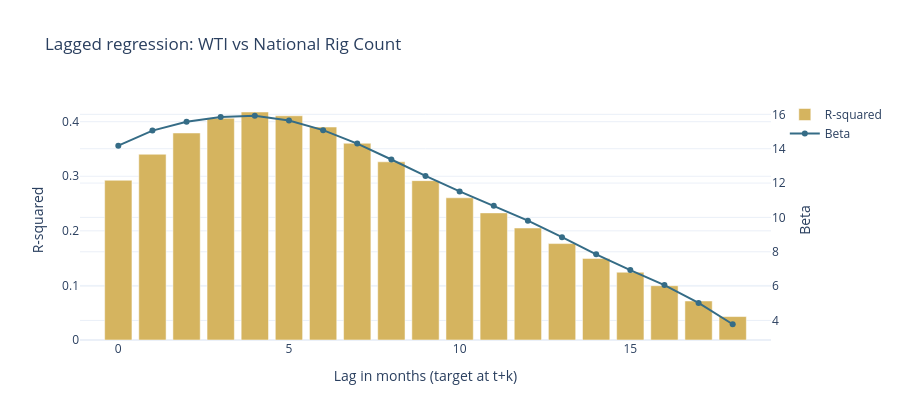

Notebook code cell kept with this figure:
### Code cell
plot_lagged_regression(lead_lag_results["rig_count"]["lag_reg"], lead_lag_results["rig_count"]["label"])

### Figure 1 — Plotly figure (JSON) as saved in the notebook; plotly's stock layout.template omitted (floating-point values rounded to 4 significant figures)
{"data": [{"marker": {"color": "#d5b45f"}, "name": "R-squared", "type": "bar", "x": [0, 1, 2, 3, 4, 5, 6, 7, 8, 9, 10, 11, 12, 13, 14, 15, 16, 17, 18], "y": [0.2927, 0.3403, 0.3793, 0.4063, 0.4177, 0.4108, 0.3902, 0.3605, 0.3265, 0.292, 0.2605, 0.2329, 0.2052, 0.1766, 0.1495, 0.1242, 0.09952, 0.0715, 0.04296]}, {"line": {"color": "#356c86", "width": 2}, "mode": "lines+markers", "name": "Beta", "type": "scatter", "x": [0, 1, 2, 3, 4, 5, 6, 7, 8, 9, 10, 11, 12, 13, 14, 15, 16, 17, 18], "y": [14.18, 15.05, 15.56, 15.85, 15.92, 15.64, 15.08, 14.3, 13.37, 12.42, 11.52, 10.68, 9.81, 8.85, 7.854, 6.932, 6.063, 5.023, 3.781], "yaxis": "y2"}], "layout": {"height": 420, "title": {"text": "Lagged regression: WTI vs National Rig Count"}, "xaxis": {"title": {"text": "Lag in months (target at t+k)"}}, "yaxis": {"title": {"text": "R-squared"}}, "yaxis2": {"overlaying": "y", "side": "right", "title": {"text": "Beta"}}}}
